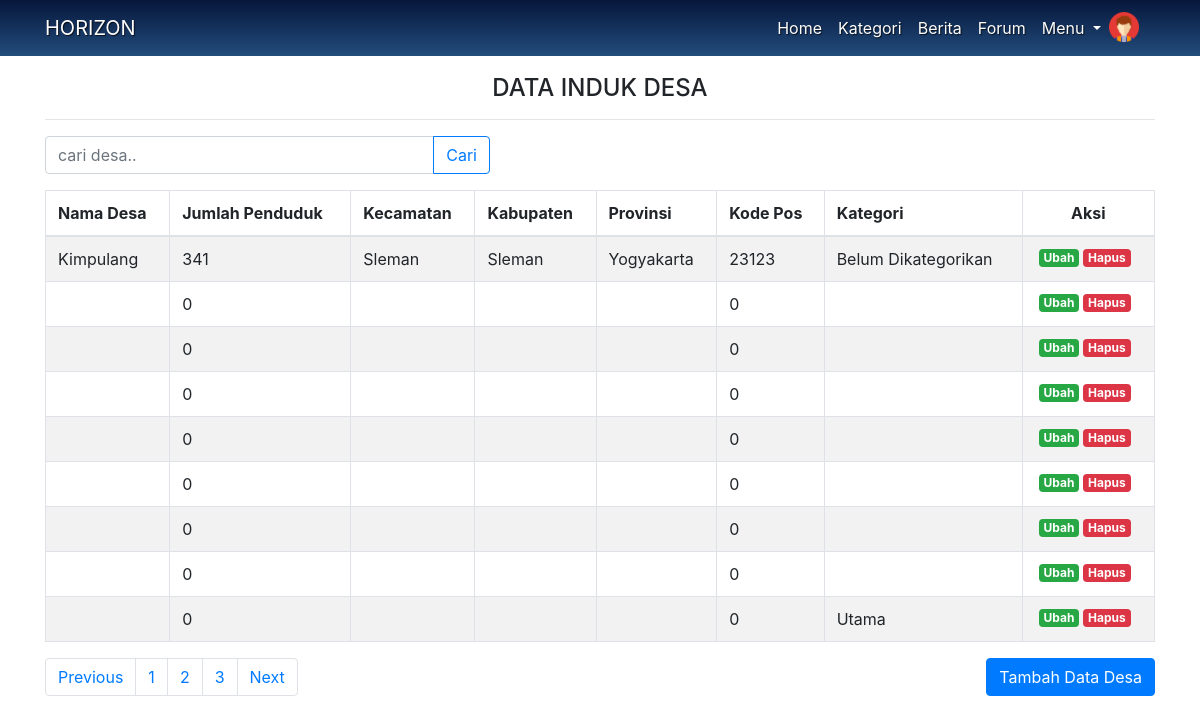
The page /index.php/controller/desa on the database as committed earlier.
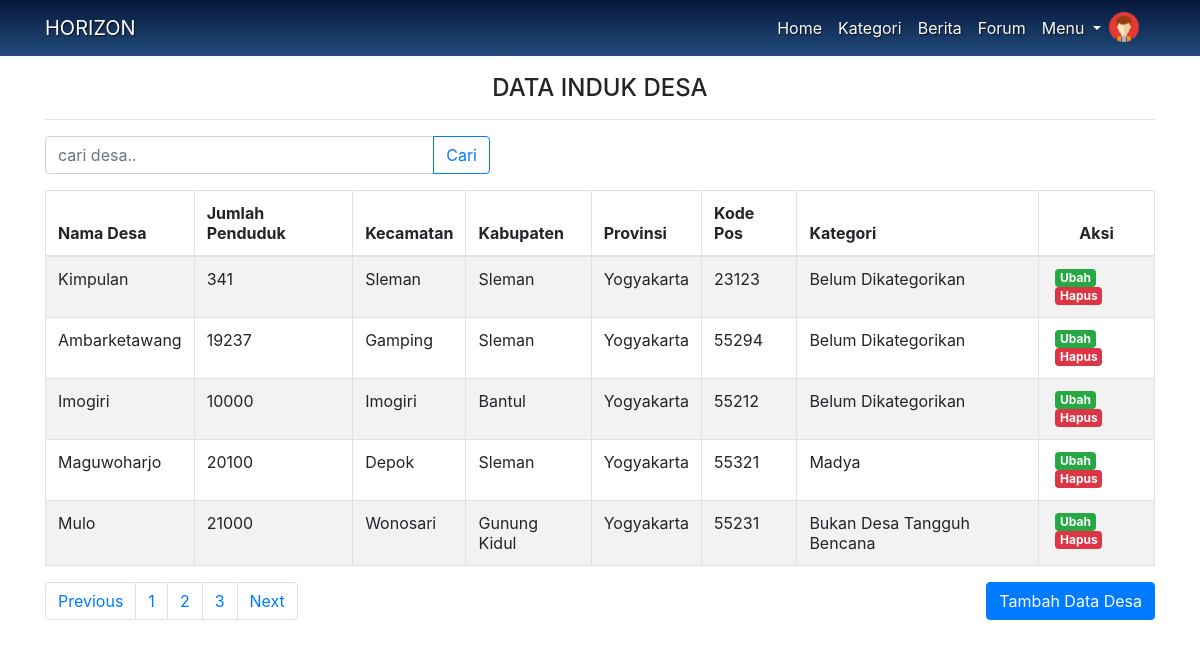
The same page on the database as committed later.
### tables this page shows
CREATE TABLE `m_data_destana` (
  `id_destana` int(11) NOT NULL,
  `nama_destana` varchar(100) NOT NULL,
  `nama_kepala_destana` varchar(100) NOT NULL,
  `jenis_destana` enum('Belum Dikategorikan','Utama','Madya','Pratama','Bukan Desa Tangguh Bencana') NOT NULL,
  `jumlah_penduduk` int(11) NOT NULL,
  `alamat` varchar(200) NOT NULL,
  `provinsi` varchar(50) NOT NULL,
  `kabupaten` varchar(50) NOT NULL,
  `kecamatan` varchar(50) NOT NULL,
  `kelurahan` varchar(50) NOT NULL,
  `kode_pos` int(15) NOT NULL
);

### application/controllers/controller.php (called while the page is built, shortened)
<?php
class controller extends CI_Controller {
	function __construct() {
		$this->load->library(array('form_validation'));
		$this->load->helper(array('form', 'url'));
		$this->load->model('M_model');
	}
	public function desa(){
		$desa = $this->M_model->GetDesa();
		$this->load->view('desa', array('desa' => $desa));
	}
}

### index.php (called while the page is built, shortened)
<?php
require_once BASEPATH.'core/CodeIgniter.php';

### application/models/M_model.php (called while the page is built, shortened)
<?php
class M_model extends CI_Model{
    public function GetDesa($where=""){
        $desa = $this->db->query('SELECT * FROM m_data_destana'.$where);
        return $desa->result_array();
    }
  }
  ?>

### application/views/desa.php (the view, shortened to what this page needs)
<?php require 'f_header.php'; ?>
    <div class="container mt-4 text-center" style="padding-top:50px">
      <h4>DATA INDUK DESA</h4><hr/>
    <div class="row mt-1">
      <div class="col-lg-5">
          <form action="" method="post">
            <div class="input-group">
              <input type="text" class="form-control" placeholder="cari desa.." name="keyword" autocomplete="off">
              <div class="input-group-append">
                <button class="btn btn-outline-primary" type="submit" id="tombolCari">Cari</button>
              </div>
            </div>
          </form>
        </div>
      </div>
      <div class="table-responsive">
        <table class="table table-bordered table-striped">
          <thead>
              <tr>
                <th>Nama Desa</th>
                <th>Jumlah Penduduk</th>
                <th>Kecamatan</th>
                <th>Kabupaten</th>
                <th>Provinsi</th>
                <th>Kode Pos</th>
                <th>Kategori</th>
                <th class="text-center">Aksi</th>
              </tr>
          </thead>
          <?php foreach ($desa as $d) { ?>
              <tr>
                <td><?= $d['nama_destana']; ?></td>
                <td><?= $d['jumlah_penduduk']; ?></td>
                <td><?= $d['kecamatan']; ?></td>
                <td><?= $d['kabupaten']; ?></td>
                <td><?= $d['provinsi']; ?></td>
                <td><?= $d['kode_pos']; ?></td>
                <td><?= $d['jenis_destana']; ?></td>
                <td>
                  <a class="badge badge-success float-left ml-1" href="<?= base_url()."controller/edit_data/".$d['id_destana'];?>">Ubah</a>
                  <a class="badge badge-danger float-left ml-1" href="<?= base_url()."controller/hapusdesa/".$d['id_destana'];?>" onclick="return confirm('Anda Yakin Ingin Menghapus Data Ini?')">Hapus</a>
                </td>
              </tr>
              <?php } ?>
            </table>
          </div>
          <div class="row">
            <div class="col-md-6">
            <nav aria-label="Page navigation example">
              <ul class="pagination col-auto">
                <li class="page-item"><a class="page-link" href="#">Previous</a></li>
                <li class="page-item"><a class="page-link" href="#">1</a></li>
                <li class="page-item"><a class="page-link" href="#">2</a></li>
                <li class="page-item"><a class="page-link" href="#">3</a></li>
                <li class="page-item"><a class="page-link" href="#">Next</a></li>
              </ul>
            </nav>
            </div>
          <div class="col-md-6 text-right">
            <a class="btn btn-primary" href="<?= base_url()."controller/tambahdesa";?>">Tambah Data Desa</a>
            </div>
          </div>
    </div>
<?php require 'footer.php'; ?>

### application/views/f_header.php (shortened to what this page needs)
<!doctype html>
<html lang="en">
  <head>
    <link rel="stylesheet" href="<?php echo base_url() ?>assets/css/bootstrap.css">
    <link rel="stylesheet" href="<?php echo base_url() ?>assets/style/header.css">
    <link rel="stylesheet" href="<?= base_url() ?>assets/style/login.css">
  </head>
  <body>
    <nav class="navbar fixed-top navbar-expand-lg navbar-dark fasilitator">
    <div class="container">
      <a class="navbar-brand" href="<?= base_url()."controller/fasilitator"; ?>">HORIZON</a>
      <div class="collapse navbar-collapse" id="navbarNavAltMarkup">
        <div class="navbar-nav ml-auto">
          <a class="nav-item nav-link active" href="<?= base_url()."controller/fasilitator"; ?>">Home <span class="sr-only">(current)</span></a>
          <a class="nav-item nav-link active" href="<?php echo base_url()."controller/f_kategori"; ?>">Kategori</a>
          <a class="nav-item nav-link active" href="<?php echo base_url()."controller/f_berita"; ?>">Berita</a>
          <a class="nav-item nav-link active" href="<?php echo base_url()."controller/f_forum"; ?>">Forum</a>
          <li class="nav-item dropdown">
            <a class="nav-link dropdown-toggle active" href="#" id="navbarDropdown" role="button" data-toggle="dropdown" aria-haspopup="true" aria-expanded="false">
              Menu
            </a>
          </li>
          <img src="<?= base_url()?>assets/img/p1.png" class="foto mt-1" alt="..." class="rounded-circle">
          <a class="nav-item nav-link active" href="<?= base_url()."controller/profil"?>"><?php echo $this->session->userdata('ses_nama')?></a>
        </div>
      </div>
    </div>
  </nav>

### application/views/footer.php (shortened to what this page needs)
    </body>
</html>

### assets/style/header.css (style rules this page uses)
.navbar { z-index: 1; }
.navbar-brand, .nav-link { color: rgb(253, 253, 253) !important; text-shadow: 1px 1px 1px rgba(0, 0, 0, 0.7); }
.fasilitator { background-image: linear-gradient(#06173b, #224c7c); }
html, body, #map-canvas { height: 100%; margin: 0; padding: 0; }
.foto { height: 30px; width: 30px; }
@media (min-width: 992px) { .foto { display: block; height: 30px; } }

Rows that differ between the two databases and show on the page:
removed m_data_destana: jumlah_penduduk "0", kode_pos "0"
removed m_data_destana: jumlah_penduduk "0", kode_pos "0"
removed m_data_destana: jumlah_penduduk "0", kode_pos "0"
removed m_data_destana: jumlah_penduduk "0", kode_pos "0"
removed m_data_destana: jumlah_penduduk "0", kode_pos "0"
removed m_data_destana: jumlah_penduduk "0", kode_pos "0"
removed m_data_destana: jumlah_penduduk "0", kode_pos "0"
removed m_data_destana: jumlah_penduduk "0", kode_pos "0", jenis_destana "Utama"
changed m_data_destana: nama_destana "Kimpulang" → "Kimpulan"
added m_data_destana: nama_destana "Ambarketawang", jumlah_penduduk "19237", kecamatan "Gamping", kabupaten "Sleman", provinsi "Yogyakarta", kode_pos "55294", jenis_destana "Belum Dikategorikan"
added m_data_destana: nama_destana "Imogiri", jumlah_penduduk "10000", kecamatan "Imogiri", kabupaten "Bantul", provinsi "Yogyakarta", kode_pos "55212", jenis_destana "Belum Dikategorikan"
added m_data_destana: nama_destana "Maguwoharjo", jumlah_penduduk "20100", kecamatan "Depok", kabupaten "Sleman", provinsi "Yogyakarta", kode_pos "55321", jenis_destana "Madya"
added m_data_destana: nama_destana "Mulo", jumlah_penduduk "21000", kecamatan "Wonosari", kabupaten "Gunung Kidul", provinsi "Yogyakarta", kode_pos "55231", jenis_destana "Bukan Desa Tangguh Bencana"
